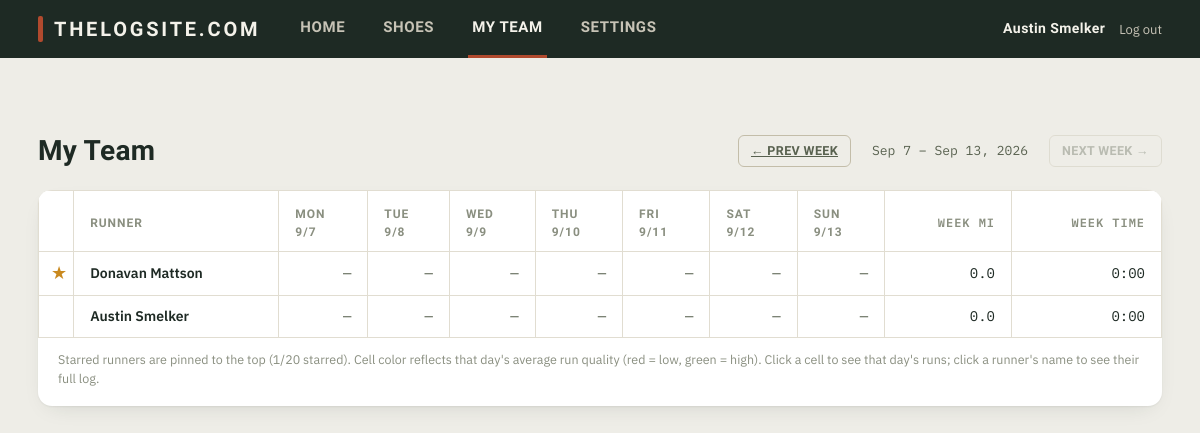
The app's page /team?week=2026-09-07 (signed in) with its own data.
### tables this page shows
CREATE TABLE users (
    id                    INTEGER PRIMARY KEY AUTOINCREMENT,
    email                 TEXT NOT NULL UNIQUE COLLATE NOCASE,
    username              TEXT NOT NULL UNIQUE COLLATE NOCASE,
    password_hash         TEXT NOT NULL,
    created_at            TEXT NOT NULL,
    theme                 TEXT NOT NULL DEFAULT 'light' CHECK (theme IN ('light', 'dark')),
    notify_comments       INTEGER NOT NULL DEFAULT 1,
    notify_replies        INTEGER NOT NULL DEFAULT 1,
    notify_starred_posts  INTEGER NOT NULL DEFAULT 1,
    silent_start          TEXT,
    silent_end            TEXT,
    premium               INTEGER NOT NULL DEFAULT 0
);

### app.py (the view)
@app.route("/team")
@login_required
def team():
    viewer = get_current_user()
    starred_ids = db.get_starred_ids(viewer["id"])
    users = sorted(db.list_users(), key=lambda u: (u["id"] not in starred_ids, u["username"].lower()))
    today = date.today()
    week_param = request.args.get("week")
    try:
        monday = week_start(date.fromisoformat(week_param)) if week_param else week_start(today)
    except ValueError:
        monday = week_start(today)
    runs = db.list_runs_in_range(monday.isoformat(), (monday + timedelta(days=6)).isoformat())
    grid, popup_data = build_team_grid(users, monday, runs)
    for row in grid:
        row["starred"] = row["user"]["id"] in starred_ids
    return render_template(
        "team.html",
        active_tab="team",
        grid=grid,
        week_days=[monday + timedelta(days=i) for i in range(7)],
        week_label=f"{fmt_month_day(monday)} – {fmt_month_day(monday + timedelta(days=6))}, {(monday + timedelta(days=6)).year}",
        prev_week=(monday - timedelta(days=7)).isoformat(),
        next_week=(monday + timedelta(days=7)).isoformat(),
        is_current_week=(monday == week_start(today)),
        popup_data=popup_data,
        star_count=db.count_stars(viewer["id"]),
        max_stars=db.MAX_STARS,
    )

### app.py (called while the page is built)
def get_current_user():
    uid = session.get("user_id")
    if not uid:
        return None
    return db.get_user(uid)

def login_required(view):
    @wraps(view)
    def wrapped(*args, **kwargs):
        if get_current_user() is None:
            return redirect(url_for("login", next=request.path))
        return view(*args, **kwargs)
    return wrapped

def get_csrf_token():
    if "csrf_token" not in session:
        session["csrf_token"] = secrets.token_hex(16)
    return session["csrf_token"]

@app.context_processor
def inject_globals():
    return {
        "current_user": get_current_user(),
        "csrf_token": get_csrf_token(),
        "site_name": SITE_NAME,
        "vapid_public_key": VAPID_PUBLIC_KEY,
    }

@app.before_request
def csrf_protect():
    if request.method == "POST":
        token = session.get("csrf_token")
        supplied = request.form.get("csrf_token") or request.headers.get("X-CSRFToken")
        if not token or not supplied or not secrets.compare_digest(token, supplied):
            abort(400, description="Your session expired or the form was tampered with. Go back and try again.")

def fmt_month_day(d):
    return f"{d.strftime('%b')} {d.day}"

def week_start(d):
    return d - timedelta(days=d.weekday())

def quality_color(avg_quality):
    if avg_quality is None:
        return None
    q = max(1.0, min(10.0, avg_quality))
    hue = (q - 1) / 9 * 120
    return f"hsl({hue:.0f}, 55%, 83%)"

### db.py (called while the page is built)
def get_db():
    conn = sqlite3.connect(DB_PATH)
    conn.row_factory = sqlite3.Row
    conn.execute("PRAGMA foreign_keys = ON")
    return conn

def get_user(user_id):
    conn = get_db()
    row = conn.execute("SELECT * FROM users WHERE id = ?", (user_id,)).fetchone()
    conn.close()
    return row

def list_users():
    conn = get_db()
    rows = conn.execute("SELECT * FROM users ORDER BY username COLLATE NOCASE ASC").fetchall()
    conn.close()
    return rows

def list_runs_in_range(start_date, end_date):
    conn = get_db()
    rows = conn.execute(
        RUN_SELECT + " WHERE runs.date >= ? AND runs.date <= ? ORDER BY runs.created_at ASC",
        (start_date, end_date),
    ).fetchall()
    conn.close()
    return rows

def get_starred_ids(user_id):
    conn = get_db()
    rows = conn.execute("SELECT starred_user_id FROM stars WHERE user_id = ?", (user_id,)).fetchall()
    conn.close()
    return {r["starred_user_id"] for r in rows}

### templates/team.html (shortened to what this page needs)
{% extends "base.html" %}
{% block content %}
<section class="log-header">
  <h1 class="page-title">My Team</h1>
  <div class="week-nav">
    <a href="{{ url_for('team', week=prev_week) }}" class="btn btn-ghost btn-small">&larr; Prev week</a>
    <span class="week-nav-label">{{ week_label }}</span>
    {% if not is_current_week %}
    <a href="{{ url_for('team', week=next_week) }}" class="btn btn-ghost btn-small">Next week &rarr;</a>
    {% else %}
    <span class="btn btn-ghost btn-small btn-disabled">Next week &rarr;</span>
    {% endif %}
  </div>
</section>
<section class="log">
  {% if not grid %}
  <div class="empty-state"><p>No runners yet.</p></div>
  {% else %}
  <div class="table-scroll">
    <table class="log-table team-grid">
      <thead>
        <tr>
          <th class="star-col"></th>
          <th>Runner</th>
          {% for d in week_days %}
          <th><a href="{{ url_for('team_day', date_str=d.isoformat()) }}">{{ d.strftime('%a') }}<br>{{ d.month }}/{{ d.day }}</a></th>
          {% endfor %}
          <th class="num">Week&nbsp;mi</th>
          <th class="num">Week&nbsp;time</th>
        </tr>
      </thead>
      <tbody>
        {% for row in grid %}
        <tr>
          <td class="star-col">
            {% if row.user.id != current_user.id %}
            <form method="post" class="inline-form" action="{{ url_for('unstar_user_route' if row.starred else 'star_user_route', user_id=row.user.id) }}">
              <button type="submit" class="star-btn {{ 'is-starred' if row.starred else '' }}" title="{{ 'Unstar' if row.starred else 'Star' }} {{ row.user.username }}">&#9733;</button>
            </form>
            {% endif %}
          </td>
          <td><a class="runner-link" href="{{ url_for('user_profile', username=row.user.username) }}">{{ row.user.username }}</a></td>
          {% for day in row.days %}
          <td class="team-cell {{ 'has-data' if day.has_runs else '' }}"
              {% if day.color %}style="background-color: {{ day.color }};"{% endif %}>
            {{ '%.1f'|format(day.distance) if day.distance is not none else '—' }}
          </td>
          {% endfor %}
          <td class="num">{{ row.week_distance }}</td>
          <td class="num">{{ row.week_time }}</td>
        </tr>
        {% endfor %}
      </tbody>
    </table>
  </div>
  <p class="log-footnote">Starred runners are pinned to the top ({{ star_count }}/{{ max_stars }} starred). Cell color reflects that day's average run quality (red = low, green = high). Click a cell to see that day's runs; click a runner's name to see their full log.</p>
  {% endif %}
</section>
{% endblock %}

### templates/base.html (shortened to what this page needs)
<!doctype html>
<html lang="en" data-theme="{{ current_user.theme if current_user else 'light' }}">
<head>
<link rel="stylesheet" href="{{ url_for('static', filename='style.css') }}">
</head>
<body>
<header class="topbar">
  <div class="topbar-inner">
    <span class="wordmark">{{ site_name }}</span>
    {% if current_user %}
    <nav class="tabs">
      <a href="{{ url_for('home') }}" class="tab {{ 'is-active' if active_tab == 'home' else '' }}">Home</a>
      <a href="{{ url_for('shoes') }}" class="tab {{ 'is-active' if active_tab == 'shoes' else '' }}">Shoes</a>
      <a href="{{ url_for('team') }}" class="tab {{ 'is-active' if active_tab == 'team' else '' }}">My Team</a>
      <a href="{{ url_for('settings') }}" class="tab {{ 'is-active' if active_tab == 'settings' else '' }}">Settings</a>
    </nav>
    <div class="topbar-user">
      <span class="topbar-username-link">{{ current_user.username }}</span>
      <form method="post" action="{{ url_for('logout') }}" class="inline-form">
        <button type="submit" class="link-btn">Log out</button>
      </form>
    </div>
    {% else %}
    <nav class="tabs">
      <a href="{{ url_for('login') }}" class="tab {{ 'is-active' if active_tab == 'login' else '' }}">Log in</a>
      <a href="{{ url_for('register') }}" class="tab {{ 'is-active' if active_tab == 'register' else '' }}">Sign up</a>
    </nav>
    {% endif %}
  </div>
</header>
<main class="page">
  {% block content %}{% endblock %}
</main>
</body>
</html>

### records on screen
users: username "Austin Smelker", user.username "Austin Smelker"
users: user.username "Donavan Mattson"

### other values on screen
{{ site_name }} "THELOGSITE.COM"
{{ week_label }} "Sep 7 – Sep 13, 2026"
{{ d.strftime('%a') }} "MON" "TUE" "WED" "THU" "FRI" "SAT" "SUN"
{{ d.month }} "9" "9" "9" "9" "9" "9" "9"
{{ d.day }} "7" "8" "9" "10" "11" "12" "13"
{{ '%.1f'|format(day.distance) if day.distance is not none else '—' }} "—" "—" "—" "—" "—" "—" "—" "—" "—" "—" "—" "—" "—" "—"
{{ row.week_distance }} "0.0" "0.0"
{{ row.week_time }} "0:00" "0:00"
{{ star_count }} "1"
{{ max_stars }} "20"
